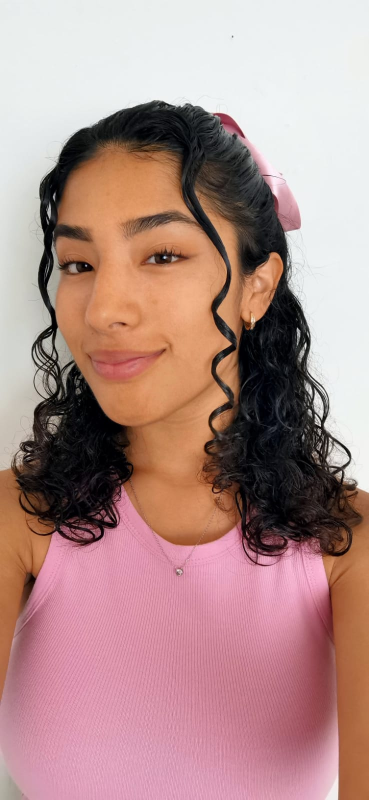
#> input picture Semestres/Agentes Inteligentes/images/me.jpeg, 737 x 1600 px (shown at 1/2 size)
$ jupyter execute --allow-errors myImage.ipynb
#> lines starting #> are read from the running program, lines starting #| are printed output that depends on the picture
[cell 1]
import numpy as np
import skimage.color
import skimage.io
import matplotlib.pyplot as plt
import cv2

[cell 2]
img = cv2.imread("../images/me.jpeg")
#> img is the input picture: shape (1600, 737, 3); mean B, G, R 138, 141.4, 176.8
plt.imshow(cv2.cvtColor(img, cv2.COLOR_BGR2RGB))
plt.show()

## 1. Mirror image

[cell 3]
mirror = np.flip(img,axis=0)
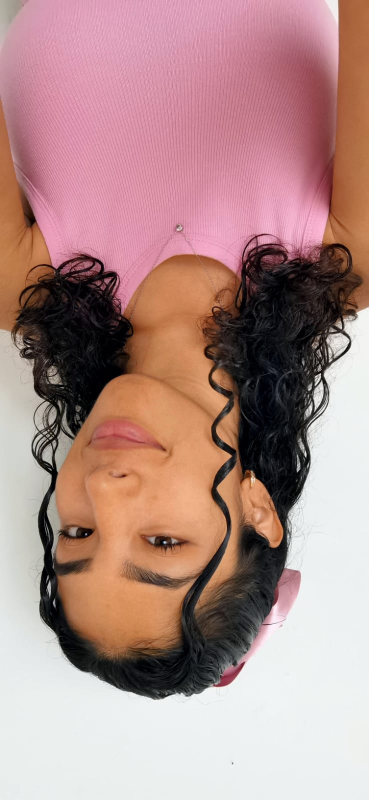
#> mirror: shape (1600, 737, 3) (shown at 1/2 size); mean B, G, R 138, 141.4, 176.8
plt.imshow(cv2.cvtColor(mirror, cv2.COLOR_BGR2RGB))
plt.show()

## 2. Show  horizontal half top image

[cell 4]
def horizontal_half(img):
    half = np.resize(img, [int(img.shape[0]/2), img.shape[1], img.shape[2]])
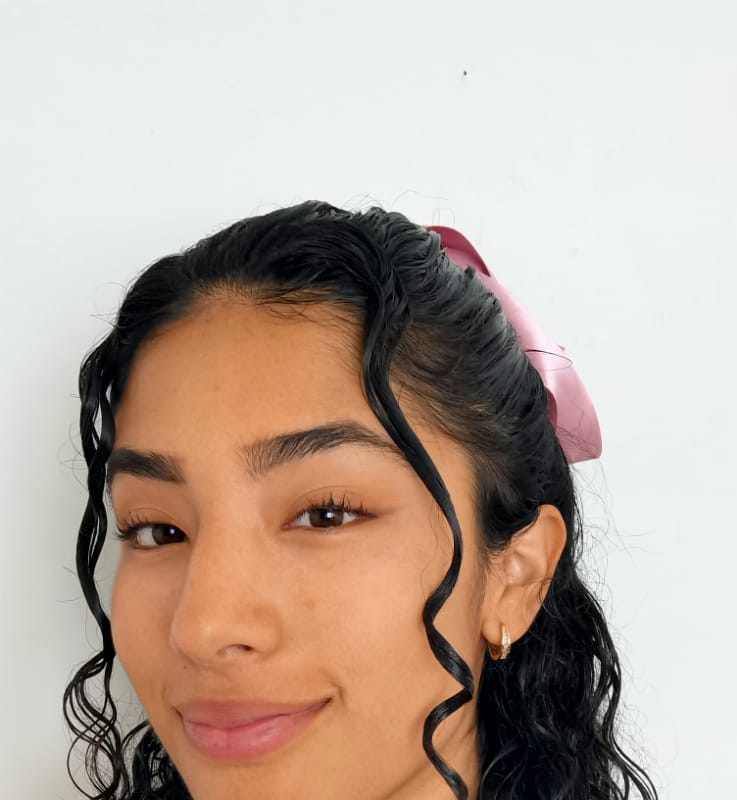
#> half: shape (800, 737, 3); mean B, G, R 158.5, 169.2, 185.9
    newhalf = half.copy()
    newhalf.resize([int(img.shape[0]), img.shape[1], img.shape[2]])
    half = np.roll(newhalf, int(img.shape[0]/2), axis=0)
    return half

#> (the rest of this cell did not finish here and is left out)

## 3. Show vertical half top image

[cell 5]
def vertical_half(img):
    half = np.roll(img, int(img.shape[1]/2), axis=1)
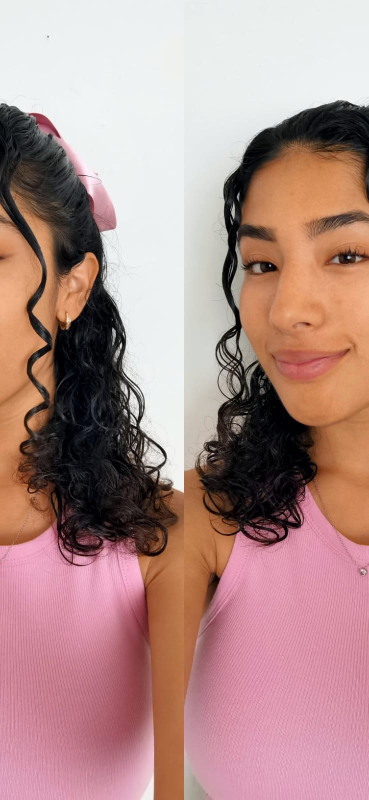
#> half: shape (1600, 737, 3) (shown at 1/2 size); mean B, G, R 138, 141.4, 176.8
    for i in range(int(img.shape[1]/2)):
        for j in range(img.shape[0]):
            half[j,i] = [0,0,0]
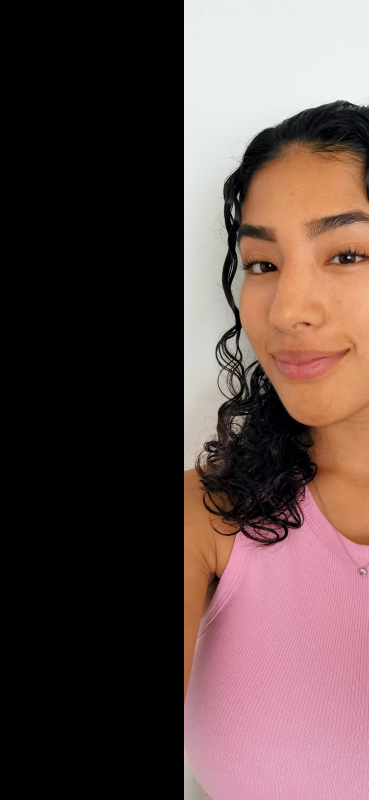
#> half: shape (1600, 737, 3) (shown at 1/2 size); mean B, G, R 68.4, 71.1, 91.2
    return half
plt.imshow(cv2.cvtColor(vertical_half(img), cv2.COLOR_BGR2RGB))
plt.show()

## 4. Translate h/2 in y & w/2 in x

#> (a cell that did not finish here is left out)

#> in horizontal_half (call 2), `half = np.resize(img, [int(img.shape[0]/2), img.shape[1], img.shape[2]])`:
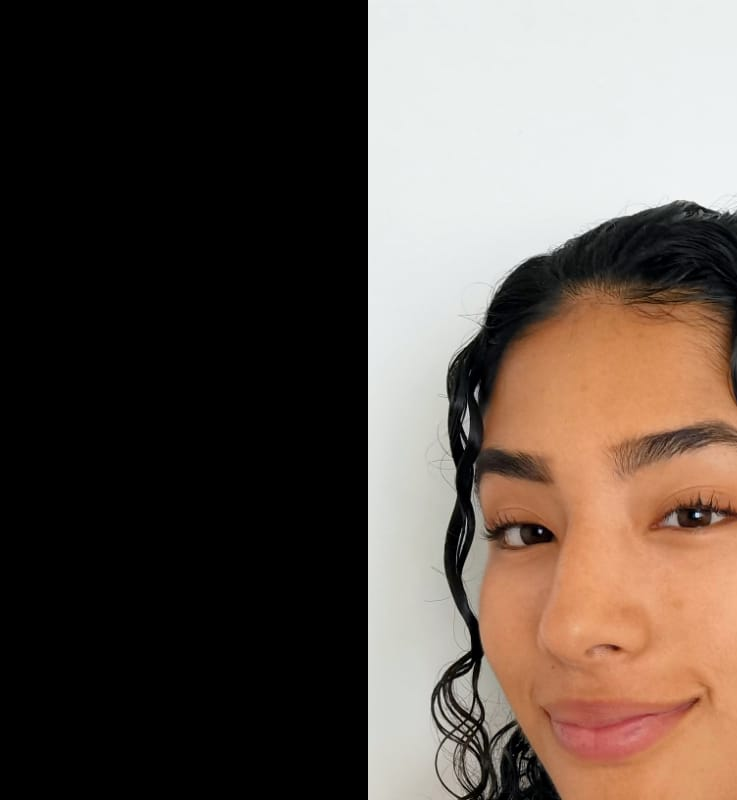
#> half: shape (800, 737, 3); mean B, G, R 73.8, 82, 94.4

$ run again, with Semestres/Agentes Inteligentes/images/MyPic.jpeg copied over Semestres/Agentes Inteligentes/images/me.jpeg
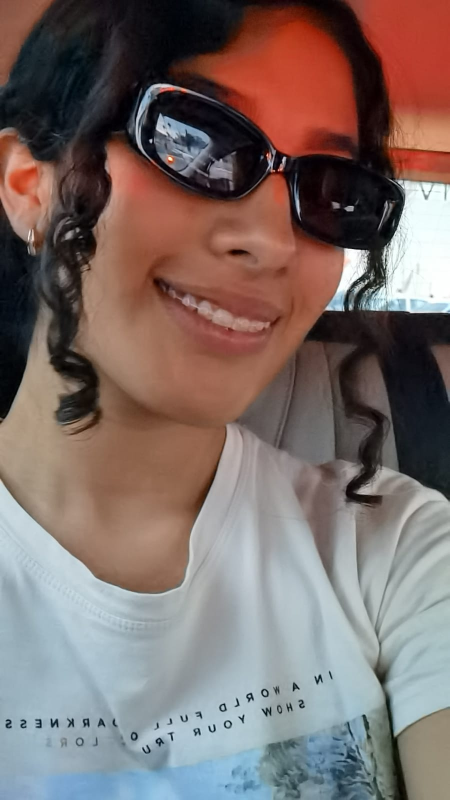
#> input picture Semestres/Agentes Inteligentes/images/MyPic.jpeg, 899 x 1599 px (shown at 1/2 size)
#> img is the input picture: shape (1599, 899, 3); mean B, G, R 105.1, 108.7, 124.5
#> after the loop in vertical_half, `for i in range(int(img.shape[1]/2)):`:
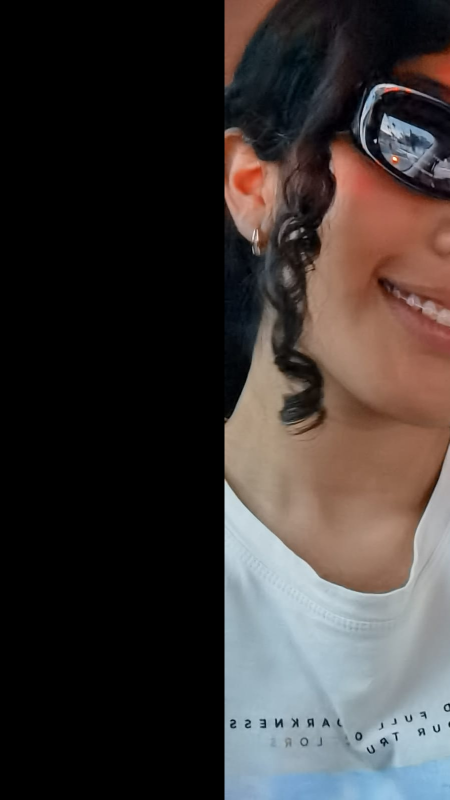
#> half: shape (1599, 899, 3) (shown at 1/2 size); mean B, G, R 52.7, 54.5, 60.4
#> in horizontal_half (call 2), `half = np.resize(img, [int(img.shape[0]/2), img.shape[1], img.shape[2]])`:
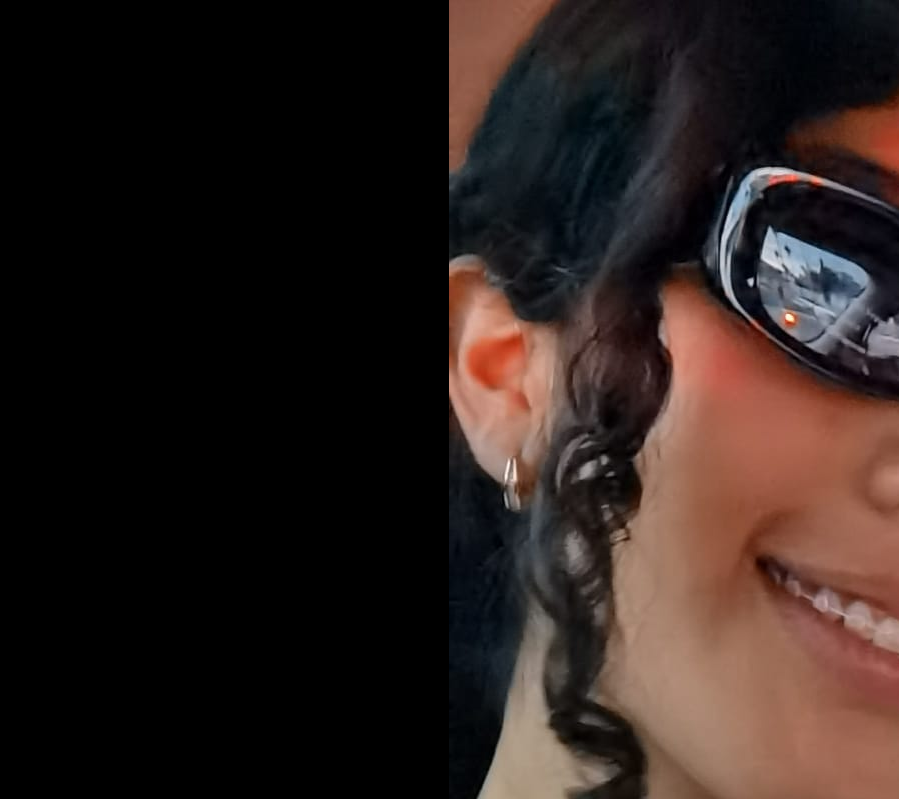
#> half: shape (799, 899, 3); mean B, G, R 29.1, 32.4, 44.3

$ run again, with Semestres/Agentes Inteligentes/images/calaveritas2021.jpeg copied over Semestres/Agentes Inteligentes/images/me.jpeg
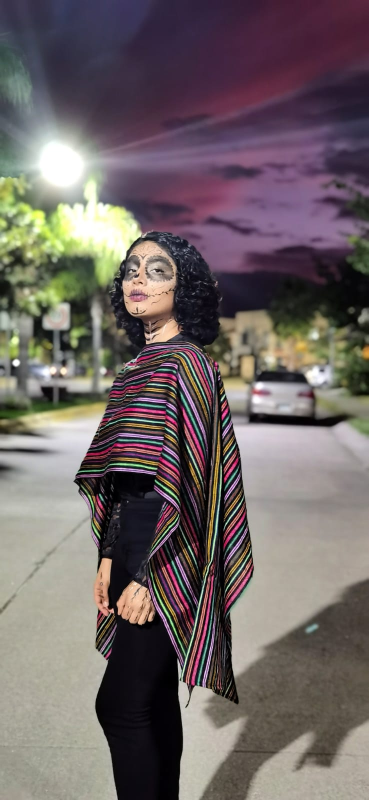
#> input picture Semestres/Agentes Inteligentes/images/calaveritas2021.jpeg, 737 x 1600 px (shown at 1/2 size)
#> img is the input picture: shape (1600, 737, 3); mean B, G, R 100.7, 100.9, 110.8
#> after the loop in vertical_half, `for i in range(int(img.shape[1]/2)):`:
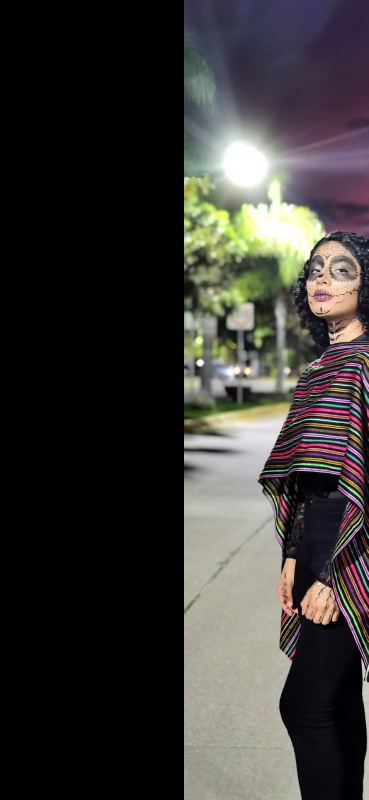
#> half: shape (1600, 737, 3) (shown at 1/2 size); mean B, G, R 52.4, 54.7, 57.1
#> in horizontal_half (call 2), `half = np.resize(img, [int(img.shape[0]/2), img.shape[1], img.shape[2]])`:
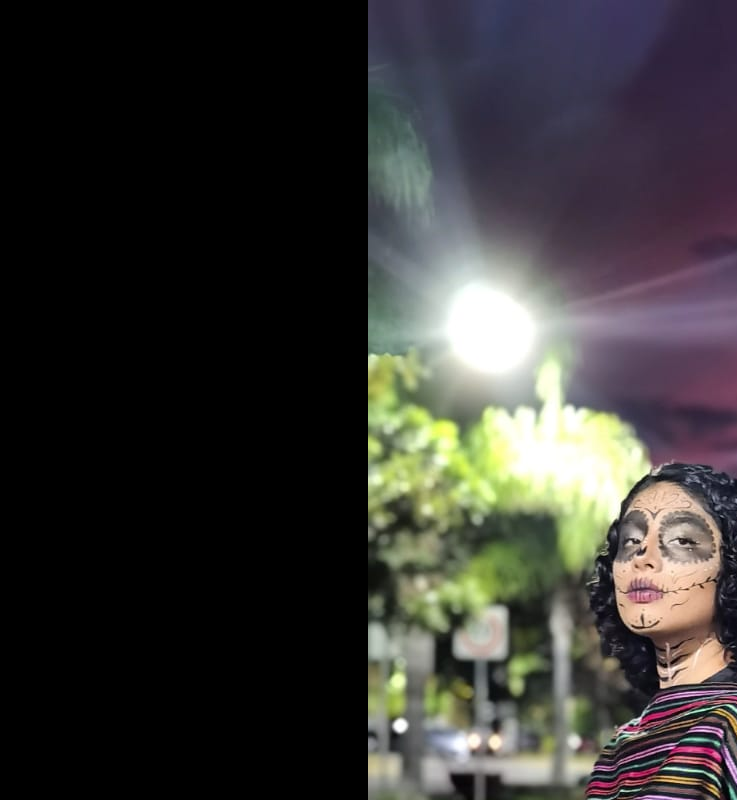
#> half: shape (800, 737, 3); mean B, G, R 52.3, 54.2, 55.9
